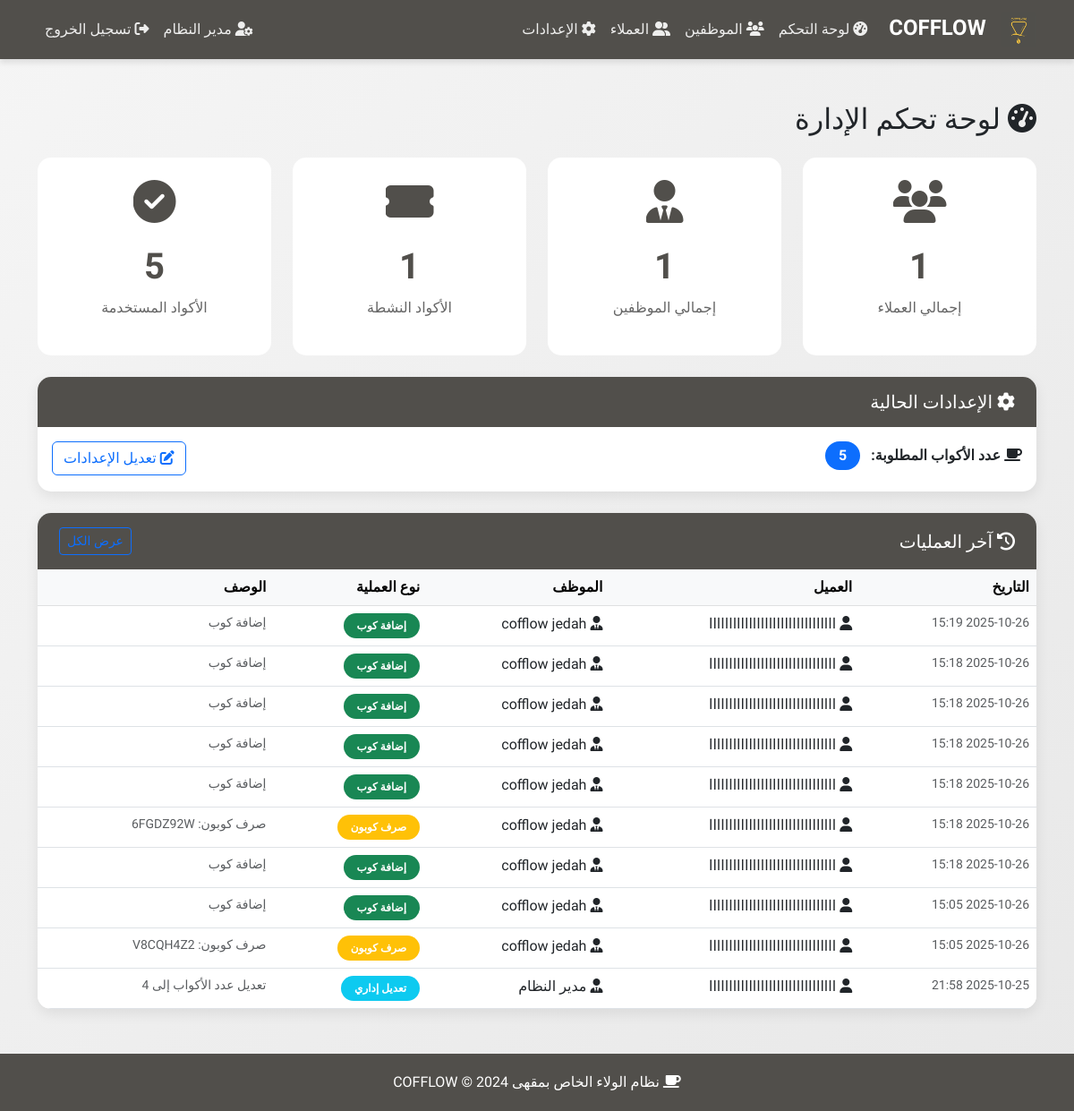
The page /admin/dashboard (signed in) on the database its author committed.
### models.py (models this page shows, shortened)
class Settings(db.Model):
    __tablename__ = 'settings'
    id = db.Column(db.Integer, primary_key=True)
    cups_required = db.Column(db.Integer, default=6)  # عدد الأكواب المطلوبة للحصول على كوب مجاني
    logo_path = db.Column(db.String(255), nullable=True)
    primary_color = db.Column(db.String(7), default='#8B4513')  # لون بني للقهوة
    secondary_color = db.Column(db.String(7), default='#D2691E')
    updated_at = db.Column(db.DateTime, default=datetime.utcnow, onupdate=datetime.utcnow)

class User(UserMixin, db.Model):
    __tablename__ = 'users'
    id = db.Column(db.Integer, primary_key=True)
    name = db.Column(db.String(100), nullable=False)
    phone = db.Column(db.String(20), unique=True, nullable=False)
    email = db.Column(db.String(120), unique=True, nullable=True)
    password_hash = db.Column(db.String(255), nullable=False)
    role = db.Column(db.String(20), nullable=False)  # 'admin', 'employee', 'customer'
    cups_count = db.Column(db.Integer, default=0)  # للعملاء فقط
    created_at = db.Column(db.DateTime, default=datetime.utcnow)
    coupons = db.relationship('Coupon', backref='customer', lazy=True, foreign_keys='Coupon.customer_id')
    transactions = db.relationship('Transaction', backref='customer', lazy=True, foreign_keys='Transaction.customer_id')

class Transaction(db.Model):
    __tablename__ = 'transactions'
    id = db.Column(db.Integer, primary_key=True)
    customer_id = db.Column(db.Integer, db.ForeignKey('users.id'), nullable=False)
    employee_id = db.Column(db.Integer, db.ForeignKey('users.id'), nullable=False)
    transaction_type = db.Column(db.String(50), nullable=False)  # 'add_cup', 'redeem_coupon', 'admin_edit'
    description = db.Column(db.String(255), nullable=True)
    created_at = db.Column(db.DateTime, default=datetime.utcnow)
    employee = db.relationship('User', foreign_keys=[employee_id])

### app.py (the view)
@app.route('/admin/dashboard')
@login_required
@role_required('admin')
def admin_dashboard():
    settings = Settings.query.first()
    total_customers = User.query.filter_by(role='customer').count()
    total_employees = User.query.filter_by(role='employee').count()
    active_coupons = Coupon.query.filter_by(status='active').count()
    used_coupons = Coupon.query.filter_by(status='used').count()
    recent_transactions = Transaction.query.order_by(Transaction.created_at.desc()).limit(10).all()
    return render_template('admin/dashboard.html',
                         settings=settings,
                         total_customers=total_customers,
                         total_employees=total_employees,
                         active_coupons=active_coupons,
                         used_coupons=used_coupons,
                         recent_transactions=recent_transactions)

### app.py (called while the page is built)
@login_manager.user_loader
def load_user(user_id):
    return User.query.get(int(user_id))

@app.context_processor
def inject_settings():
    settings = Settings.query.first()
    lang = session.get('lang', 'ar')
    translations = get_all_translations(lang)
    return dict(settings=settings, lang=lang, t=translations)

def role_required(role):
    def decorator(f):
        @wraps(f)
        def decorated_function(*args, **kwargs):
            if not current_user.is_authenticated or current_user.role != role:
                flash('ليس لديك صلاحية للوصول إلى هذه الصفحة', 'danger')
                return redirect(url_for('index'))
            return f(*args, **kwargs)
        return decorated_function
    return decorator

@app.before_request
def make_session_permanent():
    if current_user.is_authenticated:
        session.permanent = True

### translations.py (called while the page is built)
def get_all_translations(lang):
    return TRANSLATIONS.get(lang, TRANSLATIONS['ar'])

### templates/admin/dashboard.html (shortened to what this page needs)
{% extends "base.html" %}
{% block content %}
<h2 class="mb-4">
    <i class="fas fa-tachometer-alt"></i> لوحة تحكم الإدارة
</h2>
<div class="row g-4 mb-4">
    <div class="col-md-3">
        <div class="stat-card">
            <i class="fas fa-users"></i>
            <h3>{{ total_customers }}</h3>
            <p>إجمالي العملاء</p>
        </div>
    </div>
    <div class="col-md-3">
        <div class="stat-card">
            <i class="fas fa-user-tie"></i>
            <h3>{{ total_employees }}</h3>
            <p>إجمالي الموظفين</p>
        </div>
    </div>
    <div class="col-md-3">
        <div class="stat-card">
            <i class="fas fa-ticket-alt"></i>
            <h3>{{ active_coupons }}</h3>
            <p>الأكواد النشطة</p>
        </div>
    </div>
    <div class="col-md-3">
        <div class="stat-card">
            <i class="fas fa-check-circle"></i>
            <h3>{{ used_coupons }}</h3>
            <p>الأكواد المستخدمة</p>
        </div>
    </div>
</div>
<div class="card mb-4">
    <div class="card-header">
        <h5 class="mb-0"><i class="fas fa-cog"></i> الإعدادات الحالية</h5>
    </div>
    <div class="card-body">
        <div class="row">
            <div class="col-md-6">
                <p class="mb-2">
                    <strong><i class="fas fa-coffee"></i> عدد الأكواب المطلوبة:</strong>
                    <span class="badge bg-primary fs-6 ms-2">{{ settings.cups_required if settings else 6 }}</span>
                </p>
            </div>
            <div class="col-md-6 text-end">
                <a href="{{ url_for('admin_settings') }}" class="btn btn-outline-primary">
                    <i class="fas fa-edit"></i> تعديل الإعدادات
                </a>
            </div>
        </div>
    </div>
</div>
<div class="card">
    <div class="card-header d-flex justify-content-between align-items-center">
        <h5 class="mb-0"><i class="fas fa-history"></i> آخر العمليات</h5>
        <a href="{{ url_for('admin_transactions') }}" class="btn btn-sm btn-outline-primary">
        </a>
    </div>
    <div class="card-body p-0">
        <div class="table-responsive">
            <table class="table table-hover mb-0">
                <thead class="table-light">
                    <tr>
                        <th>التاريخ</th>
                        <th>العميل</th>
                        <th>الموظف</th>
                        <th>نوع العملية</th>
                        <th>الوصف</th>
                    </tr>
                </thead>
                <tbody>
                    {% for transaction in recent_transactions %}
                    <tr>
                        <td class="text-muted small">
                            {{ transaction.created_at.strftime('%Y-%m-%d %H:%M') }}
                        </td>
                        <td>
                            <i class="fas fa-user"></i>
                            {{ transaction.customer.name }}
                        </td>
                        <td>
                            <i class="fas fa-user-tie"></i>
                            {{ transaction.employee.name }}
                        </td>
                        <td>
                            {% if transaction.transaction_type == 'add_cup' %}
                                <span class="badge bg-success">إضافة كوب</span>
                            {% elif transaction.transaction_type == 'redeem_coupon' %}
                                <span class="badge bg-warning">صرف كوبون</span>
                            {% else %}
                                <span class="badge bg-info">تعديل إداري</span>
                            {% endif %}
                        </td>
                        <td class="text-muted small">{{ transaction.description }}</td>
                    </tr>
                    {% else %}
                    <tr>
                        <td colspan="5" class="text-center text-muted py-4">
                            <i class="fas fa-inbox"></i> لا توجد عمليات بعد
                        </td>
                    </tr>
                    {% endfor %}
                </tbody>
            </table>
        </div>
    </div>
</div>
{% endblock %}

### templates/base.html (shortened to what this page needs)
<!DOCTYPE html>
<html lang="ar" dir="rtl">
<head>
    <link href="https://cdn.jsdelivr.net/npm/bootstrap@5.3.0/dist/css/bootstrap.rtl.min.css" rel="stylesheet">
    <link rel="stylesheet" href="https://cdnjs.cloudflare.com/ajax/libs/font-awesome/6.4.0/css/all.min.css">
</head>
<body>
    <nav class="navbar navbar-expand-lg navbar-dark sticky-top">
        <div class="container">
            <a class="navbar-brand" href="{{ url_for('index') }}">
                {% if settings and settings.logo_path %}
                    <img src="{{ url_for('static', filename='uploads/' + settings.logo_path) }}"
                         alt="Logo" style="height: 40px; margin-left: 10px; border-radius: 5px;">
                {% else %}
                    <i class="fas fa-coffee"></i>
                {% endif %}
                COFFLOW
            </a>
            <div class="collapse navbar-collapse" id="navbarNav">
                <ul class="navbar-nav me-auto">
                    {% if current_user.is_authenticated %}
                        {% if current_user.role == 'admin' %}
                            <li class="nav-item">
                                <a class="nav-link" href="{{ url_for('admin_dashboard') }}">
                                    <i class="fas fa-tachometer-alt"></i> لوحة التحكم
                                </a>
                            </li>
                            <li class="nav-item">
                                <a class="nav-link" href="{{ url_for('admin_employees') }}">
                                    <i class="fas fa-users"></i> الموظفين
                                </a>
                            </li>
                            <li class="nav-item">
                                <a class="nav-link" href="{{ url_for('admin_customers') }}">
                                    <i class="fas fa-user-friends"></i> العملاء
                                </a>
                            </li>
                            <li class="nav-item">
                                <a class="nav-link" href="{{ url_for('admin_settings') }}">
                                    <i class="fas fa-cog"></i> الإعدادات
                                </a>
                            </li>
                        {% endif %}
                    {% endif %}
                </ul>
                <ul class="navbar-nav">
                    {% if current_user.is_authenticated %}
                        {% if current_user.role == 'admin' %}
                        <li class="nav-item">
                            <a class="nav-link" href="{{ url_for('admin_profile') }}">
                                <i class="fas fa-user-cog"></i> {{ current_user.name }}
                            </a>
                        </li>
                        {% else %}
                        <li class="nav-item">
                            <span class="nav-link">
                                <i class="fas fa-user"></i> {{ current_user.name }}
                            </span>
                        </li>
                        {% endif %}
                        <li class="nav-item">
                            <a class="nav-link" href="{{ url_for('logout') }}">
                                <i class="fas fa-sign-out-alt"></i> تسجيل الخروج
                            </a>
                        </li>
                    {% endif %}
                </ul>
            </div>
        </div>
    </nav>
    <main class="container my-5">
        {% block content %}{% endblock %}
    </main>
    <footer class="footer text-center">
        <div class="container">
            <p class="mb-0">
                <i class="fas fa-coffee"></i>
                نظام الولاء الخاص بمقهى COFFLOW &copy; 2024
            </p>
        </div>
    </footer>
</body>
</html>

### rows shown on the page
Settings: logo_path (picture), cups_required "5"
User: name "مدير النظام"
Transaction: transaction_type "إضافة كوب"
Transaction: transaction_type "إضافة كوب"
Transaction: transaction_type "إضافة كوب"
Transaction: transaction_type "إضافة كوب"
Transaction: transaction_type "إضافة كوب"
Transaction: transaction_type "صرف كوبون"
Transaction: transaction_type "إضافة كوب"
Transaction: transaction_type "إضافة كوب"
Transaction: transaction_type "صرف كوبون"
Transaction: transaction_type "تعديل إداري"

### other values the page prints
{{ total_customers }} "1"
{{ total_employees }} "1"
{{ active_coupons }} "1"
{{ used_coupons }} "5"
